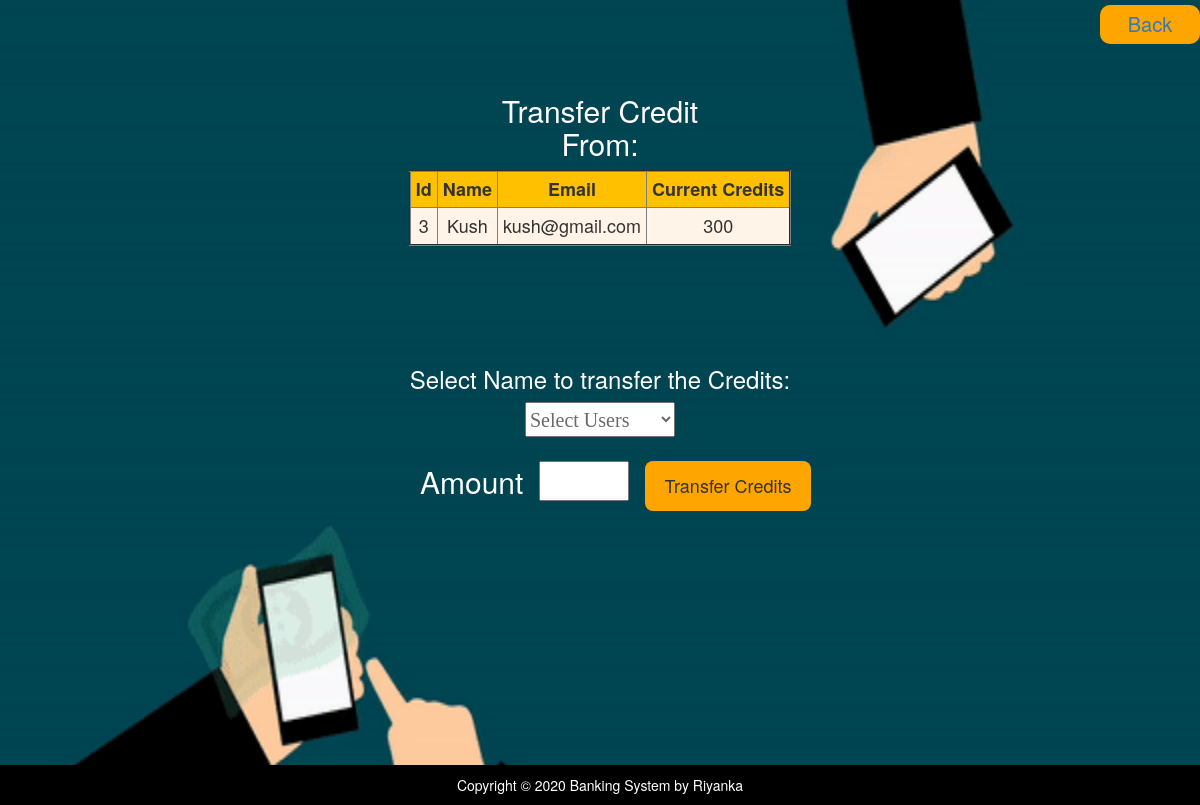
Page /viewuser.php?id=3 on the committed database.
### tables this page shows
CREATE TABLE `user` (
  `id` int(11) NOT NULL,
  `name` varchar(255) DEFAULT NULL,
  `email` varchar(255) NOT NULL,
  `credit` int(11) NOT NULL
);

### resources/functions.php (the view, shortened to what this page needs)
<?php
  function query($sql){
    global $connection;
    return mysqli_query($connection, $sql);
  }
  function escape_string($string){
    global $connection;
    return mysqli_real_escape_string($connection, $string);
  }
  function user()
  {
	  $txt = escape_string($_GET['id']);
	  $query = query("SELECT * FROM user where id='{$txt}' ");
    $table2 = <<<DELIMETER
	    <table id='my_table' class='w-auto' border='2'>
				<tr>
				  <th>Id</th>
				  <th>Name</th>
				  <th>Email</th>
				  <th>Current Credits</th>
				</tr>
DELIMETER;
	      echo $table2;
				while($row = mysqli_fetch_array($query))
				{
					$row1 = <<<DELIMETER
					<tr>
						<td>{$row['id']}</td>
						<td>{$row['name']}</td>
						<td>{$row['email']}</td>
						<td>{$row['credit']}</td>
					</tr>
DELIMETER;
					echo $row1;
				}
				echo "</table>";
        return $txt;
  }
?>

### css/viewuser.css (style rules this page uses)
* { margin: 0; padding: 0; }
body,html { height: 100% }
body { background: url(../images/transfer1.gif) no-repeat center center fixed; background-size: 100% 100%; padding: 0; }
#my_table { margin: 0 auto; font-size: 18px; border-style: groove; background-color: #FFF4E7; margin-bottom: 10%; }
th { background-color:#FFC000; }
th,td { text-align: center; padding: 5px; }

### rows in the picture
user: id "3", name "Kush", email "kush@gmail.com", credit "300"
